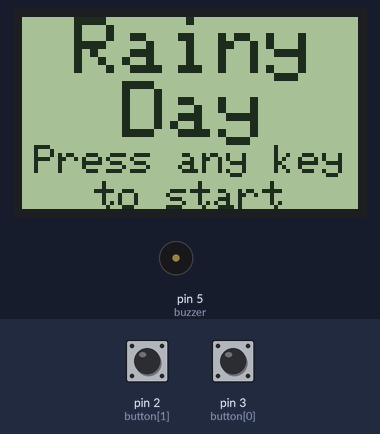
Recording of a sketch running on a simulated Arduino Uno, built with avr-gcc and run on an emulated ATmega328P. On the bench: 84×48 one-colour display, buzzer (waves = sounding). Inputs (shaded band) come from the test bench; at power-on: pin 2 (button[1]) HIGH, pin 3 (button[0]) HIGH. Sleep ends after the set time or at an interrupt; random numbers use the default seed unless the sketch sets one.

Above: at 5.0 s.
5.1 s: pin 2 (button[1]) pulled LOW for 0.15 s
At 5.5 s:
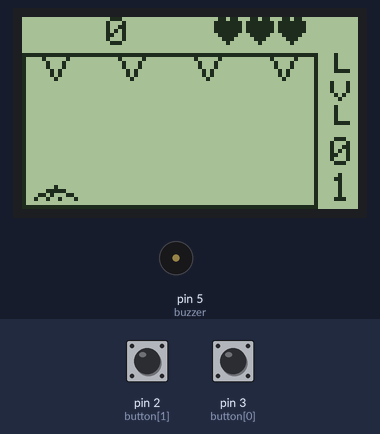
5.8 s: pin 2 (button[1]) pulled LOW for 1 s
At 6.04 s:
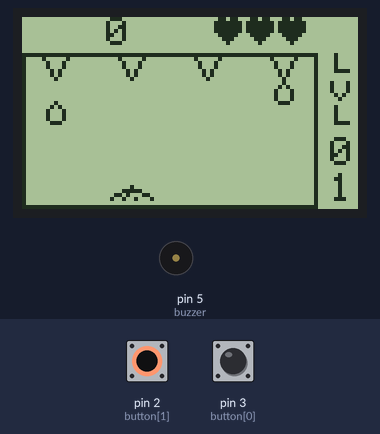
7.4 s: pin 3 (button[0]) pulled LOW for 1 s
At 9.8 s:
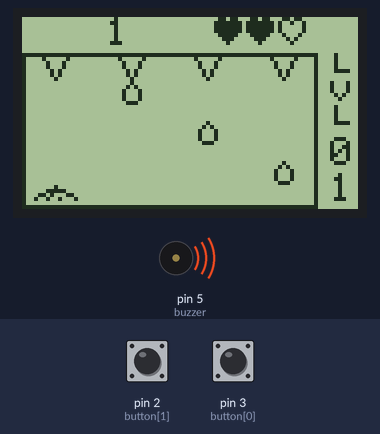
12.0 s: pin 3 (button[0]) pulled LOW for 3.2 s
At 14.41 s:
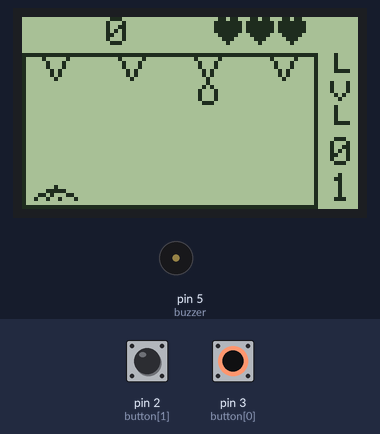
Timing chart, 0 to 16.8 s (numbered marks = the images above; inputs shaded):
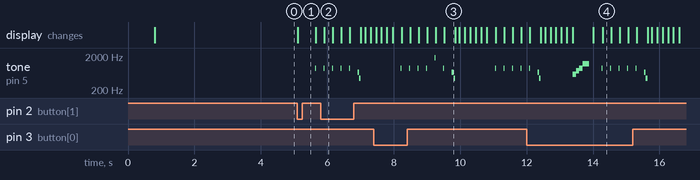

The sketch:

RainyGame21.06.10V2.1.2FINISHED.ino
```cpp
//better random number generator version
//now with millis
//2021.06.18
#include <Adafruit_PCD8544.h>
#include <avr/power.h>
#include <avr/sleep.h>

// Adafruit_PCD8544(CLK,DIN,D/C,CE,RST);
Adafruit_PCD8544 display = Adafruit_PCD8544(7, 6, 0, 1, 4);       //  for a finished build
//Adafruit_PCD8544 display = Adafruit_PCD8544(7, 6, 10, 11, 4);     //   for a prototype with serial capabilities

const unsigned char heart[] PROGMEM = {
  B01101100,
  B11111110,
  B11111110,
  B11111110,
  B01111100,
  B00111000,
  B00010000
};

const unsigned char heartOutline[] PROGMEM = {
  B01101100,
  B10010010,
  B10000010,
  B10000010,
  B01000100,
  B00101000,
  B00010000
};

const unsigned char drop[] PROGMEM = {
  B00100000,
  B01010000,
  B10001000,
  B10001000,
  B10001000,
  B01110000
};

const unsigned char dropStart[] PROGMEM = {
  B10000010,
  B01000100,
  B01000100,
  B00101000,
  B00101000,
  B00010000
};

const unsigned char umbrella[] PROGMEM = {
  B00000100, B00000000,
  B00011111, B00000000,
  B01101000, B11000000,
  B10010010, B00100000,
};

const unsigned char lvl[] PROGMEM = {
  B01000000,
  B01000000,
  B01000000,
  B01000000,
  B01111000,
  B00000000,
  B00000000,
  B10001000,
  B10001000,
  B10001000,
  B01010000,
  B00100000,
  B00000000,
  B01000000,
  B01000000,
  B01000000,
  B01000000,
  B01111000,
};

uint8_t button[2] = {3, 2};
uint8_t buttonCount = sizeof(button);
bool lastState[2];
uint8_t bounceDelay = 10;

uint8_t buzzer = 5;
uint8_t division = 2;
uint8_t cratePos = 1;
uint8_t cratePosCount = 4;

uint8_t circlePosCount = 5;
uint8_t circleStep = 5;
uint8_t circlePos[6] = {6, 6, 6, 6, 6, 6};

uint8_t trailCount = 4;
uint8_t trailStep = 19;
uint8_t failCount = 0;

uint16_t y = 500;
uint16_t cycleTime = y;
uint16_t score = 0;
uint8_t lives = 3;
bool scoreTaken;
bool liveLost;
uint8_t level = 1;

uint32_t prevFrame = 0;
uint32_t prevCheck = 0;
uint32_t prevLvlTime = 0;
uint16_t lvlChangeTime = 22000;

void setup() {
  clock_prescale_set (clock_div_2);
  display.begin();
  randomSeed(analogRead(A0));
  for (byte i = 0; i < buttonCount; i++) {
    pinMode(button[i], INPUT_PULLUP);
  }
  welcomeScreen();
}

void loop() {
  uint32_t currentMillis = millis();
  if (currentMillis - prevLvlTime > lvlChangeTime / division) {
    prevLvlTime = currentMillis;
    cycleTime = cycleTime * 0.95;
    level++;
    updateLevel();
  }
  if (currentMillis - prevFrame > cycleTime / division) {
    prevFrame = currentMillis;
    if (liveLost) {
      liveLost = false;
      holdScreen();
      for (byte i = 0; i < trailCount; i++) {
        circlePos[i] = 5;
      }
    }
    for (byte i = 0; i < trailCount; i++) {
      if (circlePos[i] <= circlePosCount) {
        circlePos[i]++;
      }
      if (circlePos[i] <= circlePosCount) {
        display.fillRect(6 + i * trailStep, 16, 5, 26, WHITE);
        display.drawBitmap(6 + i * trailStep, circlePos[i] * circleStep + 11, drop, 8, 6, BLACK);
      } else {
        display.fillRect(6 + i * trailStep, 16, 5, 26, WHITE);
      }
    }
    if (circlePos[0] < 5 || circlePos[1] < 5 || circlePos[2] < 5 || circlePos[3] < 5 || circlePos[4] < 5 || circlePos[5] < 5) {
      tone(buzzer, 880, 50 / division);
    }
    generateRandomNum();
    scoreTaken = false;
  }
  if (currentMillis - prevCheck > bounceDelay / division) {
    prevCheck = currentMillis;
    checkInputs();
    for (byte i = 0; i < trailCount; i++) {
      if (!scoreTaken) {
        if (circlePos[i] == circlePosCount) {
          liveLost = true;
          if (cratePos == i + 1) {
            score++;
            tone(buzzer, 1760, 50 / division);
            scoreTaken = true;
            liveLost = false;
            display.fillRect(6 + i * trailStep, 16, 5, 26, WHITE);
            updateScore();
          }
        }
      }
      display.display();
    }
  }
}

void checkInputs() {
  for (byte i = 0; i < buttonCount; i++) {
    bool state = digitalRead(button[i]);
    if (state != lastState[i]) {
      lastState[i] = state;
      if (state == LOW) {
        if (i == 0 && cratePos > 1) {
          cratePos--;
          updateCratePos();
        } else if (i == 1 && cratePos < cratePosCount) {
          cratePos++;
          updateCratePos();
        }
      }
    }
  }
}

void updateCratePos() {
  display.fillRect(3, 42, 68, 4, WHITE);
  if (cratePos == 1) {
    display.drawBitmap(3, 42, umbrella, 11, 4, BLACK);
  } else if (cratePos == 2) {
    display.drawBitmap(22, 42, umbrella, 11, 4, BLACK);
  } else if (cratePos == 3) {
    display.drawBitmap(41, 42, umbrella, 11, 4, BLACK);
  } else if (cratePos == 4) {
    display.drawBitmap(60, 42, umbrella, 11, 4, BLACK);
  }
}

void updateScore() {
  display.fillRect(0, 0, 38, 7, WHITE);
  display.setCursor(3, 0);
  if (score < 10) {
    display.print("   ");
    display.print(score);
  } else if (score < 100) {
    display.print("  ");
    display.print(score);
  } else if (score < 1000) {
    display.print(" ");
    display.print(score);
  } else {
    display.print(score);
  }
}

void updateLives() {
  display.fillRect(48, 0, 24, 7, WHITE);
  for (byte i = 0; i < lives; i++) {
    display.drawBitmap(48 + i * 8, 0, heart, 8, 7, BLACK);
  }
  for (byte i = 0; i < 3; i++) {
    display.drawBitmap(48 + i * 8, 0, heartOutline, 8, 7, BLACK);
  }
  display.display();
}

void drawOutlines() {
  display.drawRect(0, 9, 74, 39, BLACK);
  for (byte i = 0; i < trailCount; i++) {
    display.drawBitmap(5 + i * trailStep, 10, dropStart, 8, 6, BLACK);
  }
}

void updateLevel() {
  display.drawBitmap(77, 9, lvl, 5, 18, BLACK);
  display.fillRect(77, 30, 5, 16, WHITE);
  if (level < 10) {
    display.setCursor(77, 30);
    display.print("0");
    display.setCursor(77, 39);
    display.print(level);
  } else {
    display.setCursor(77, 30);
    display.print(level / 10);
    display.setCursor(77, 39);
    display.print(level % 10);
  }
}

void generateRandomNum() {
  uint8_t randomNum = random(0, 4);
  if (circlePos[randomNum] > 5) {
    circlePos[randomNum] = 0;
    failCount = 0;
  } else {
    if (failCount < 3) {
      failCount++;
    } else if (failCount > 100) {
      if (circlePos[0] > 5) {
        circlePos[0] = 0;
        failCount = 0;
      } else if (circlePos[1] > 5) {
        circlePos[1] = 0;
        failCount = 0;
      }
    } else {
      failCount++;
      generateRandomNum();
    }
  }
}

void holdScreen() {
  int blinkPeriod = 300 / division;
  tone(buzzer, 660);
  delay(100 / division);
  tone(buzzer, 440, 100 / division);
  for (int i = 0; i < 3; i++) {
    lives--;
    updateLives();
    delay(blinkPeriod);
    lives++;
    updateLives();
    delay(blinkPeriod);
  }
  lives--;
  updateLives();
  if (lives < 1) {
    gameOverScreen();
  }
  uint32_t  currentMillis = millis();
  prevFrame = currentMillis;
  prevCheck = currentMillis;
  prevLvlTime = currentMillis;
}

void welcomeScreen() {
  display.clearDisplay();
  display.setTextSize(2);
  display.setCursor(13, 0);
  display.print(F("Rainy"));
  display.setCursor(25, 16);
  display.print(F("Day"));
  display.display();
  delay(1500 / division);
  display.setCursor(3, 32);
  display.setTextSize(1);
  display.print(F("Press any key"));
  display.setCursor(18, 41);
  display.print(F("to start"));
  display.display();
  goToSleep();
  newGame();
}

void gameOverScreen() {
  display.clearDisplay();
  display.setTextSize(2);
  display.setCursor(18, 0);
  display.print(F("Game"));
  display.setCursor(18, 16);
  display.print(F("Over"));
  display.setCursor(10, 31);
  display.setTextSize(1);
  display.print(F("Your Score:"));
  display.setCursor(10, 40);
  display.print(score);
  display.display();
  tone(buzzer, 587);
  delay(200 / division);
  tone(buzzer, 733);
  delay(200 / division);
  tone(buzzer, 880);
  delay(200 / division);
  tone(buzzer, 1173);
  delay(400 / division);
  noTone(buzzer);
  delay(200 / division);
  goToSleep();
  newGame();
}

void newGame() {
  lives = 3;
  score = 0;
  cratePos = 1;
  cycleTime = y;
  level = 1;
  display.clearDisplay();
  updateCratePos();
  updateScore();
  drawOutlines();
  updateLevel();
  updateLives();
  uint32_t currentMillis = millis();
  prevFrame = currentMillis;
  prevCheck = currentMillis;
  prevLvlTime = currentMillis;
}

void goToSleep() {
  set_sleep_mode(SLEEP_MODE_PWR_DOWN);
  sleep_enable();
  attachInterrupt(digitalPinToInterrupt(2), wakeUp, LOW);
  attachInterrupt(digitalPinToInterrupt(3), wakeUp, LOW);
  sleep_cpu();
  sleep_disable();
  detachInterrupt(digitalPinToInterrupt(2));
  detachInterrupt(digitalPinToInterrupt(3));
}

void wakeUp() {}
```

Measured:
- after the input at 5.1 s, tone on pin 5 (buzzer): silent → 880 Hz after 0.53 s, → silent 0.03 s later; the display: changes at once (image 1)
